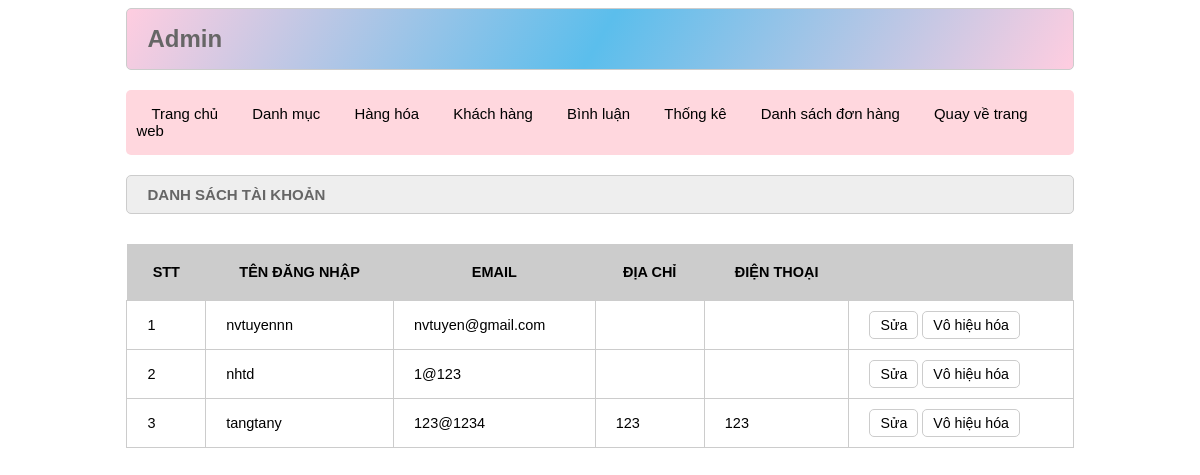
Page /admin/index.php?act=dskh (signed in) on the committed database.
### tables this page shows
CREATE TABLE `taikhoan` (
  `id` int(10) NOT NULL,
  `user` varchar(50) NOT NULL,
  `pass` varchar(50) NOT NULL,
  `email` varchar(255) NOT NULL,
  `address` varchar(255) DEFAULT NULL,
  `tel` varchar(20) DEFAULT NULL,
  `role` tinyint(4) NOT NULL DEFAULT 0 COMMENT '0. Nguoi dung 1. Admin',
  `name` varchar(35) NOT NULL,
  `user_status` tinyint(1) DEFAULT 1 COMMENT '1. Hoat dong 0. Vo hieu hoa'
);

### model/pdo.php (called while the page is built, shortened)
<?php
$host = 'doanmau.azurewebsites.net';
$dbname = 'doanmau';
$username = 'chvuiwsvzy';
$password = 'Dungpro7502.';
function pdo_get_connection(){
    global $host, $dbname, $username, $password;
    $dburl = "mysql:host={$host};dbname={$dbname};charset=utf8";
    $conn = new PDO($dburl, $username, $password);
    $conn->setAttribute(PDO::ATTR_ERRMODE, PDO::ERRMODE_EXCEPTION);
    return $conn;
}
function pdo_query($sql){
    $sql_args = array_slice(func_get_args(), 1);
    try{
        $conn = pdo_get_connection();
        $stmt = $conn->prepare($sql);
        $stmt->execute($sql_args);
        $rows = $stmt->fetchAll();
        return $rows;
    }
    catch(PDOException $e){
        throw $e;
    }
    finally{
        unset($conn);
    }
}

### model/taikhoan.php (called while the page is built, shortened)
<?php
    function loadall_taikhoan($role) {
        $sql="select * from taikhoan where role=0 and user_status=1 order by id desc ";
        $listtaikhoan=pdo_query($sql);
        return $listtaikhoan;
    }
?>

### admin/taikhoan/list.php (the view, shortened to what this page needs)
<div class="row">
            <div class="row frmtitle">
                <H1>DANH SÁCH TÀI KHOẢN</H1>
            </div>
            <div class="row frmcontent">
                <div class="row mb10 frmdsloai">
                    <table>
                        <tr>
                            <th>STT</th>
                            <th>TÊN ĐĂNG NHẬP</th>
                            <th>EMAIL</th>
                            <th>ĐỊA CHỈ</th>
                            <th>ĐIỆN THOẠI</th>
                            <th></th>
                        </tr>
                        <?php
                            $stt=1;
                            foreach ($listtaikhoan as $taikhoan) {
                                extract($taikhoan);
                                $suatk="index.php?act=suatk&id=".$id;
                                $xoatk="index.php?act=xoatk&id=".$id;
                                echo '<tr>
                                        <td>'.$stt.'</td>
                                        <td>'.$user.'</td>
                                        <td>'.$email.'</td>
                                        <td>'.$address.'</td>
                                        <td>'.$tel.'</td>
                                        <td><a href="'.$suatk.'"><input type="button" value="Sửa"></a> <a href="'.$xoatk.'"><input type="button" value="Vô hiệu hóa"></a></td>
                                    </tr>';
                                    $stt++;
                                }
                        ?>
                    </table>
                </div>
            </div>
        </div>

### view/css/style.css (style rules this page uses)
* { box-sizing: border-box; font-family: sans-serif; font-size: 99%; }
.row { float: left; width: 100%; }
.mb10 { margin-bottom: 10px; }
.formtaikhoan input[type="submit"], .frmcontent input[type="submit"], .frmcontent input[type="reset"], .formtaikhoan input[type="reset"], .frmcontent input[type="button"] { border-radius: 5px; padding: 5px 10px; background-color: white; border: 1px #CCC solid; }
.frmtitle { background-color: #EEE; border: 1px #CCC solid; color: #666; border-radius: 5px; padding: 0px 20px; margin-bottom: 10px; }
.frmcontent { padding: 20px 0px; }
.frmdsloai table { width: 100%; border-collapse: collapse; }
.frmdsloai table th { padding: 20px; background-color: #CCC; }
.frmdsloai table td { padding: 10px 20px; border: 1px #CCC solid; }
.cart table,td { border: 1px solid rgb(133, 130, 130); padding: 10px; }

### rows in the picture
taikhoan: user "nvtuyennn", email "nvtuyen@gmail.com"
taikhoan: user "nhtd", email "1@123"
taikhoan: user "tangtany", email "123@1234", address "123", tel "123"
